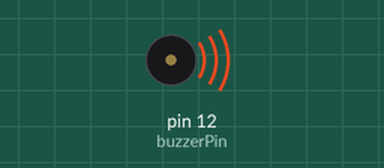
Recording of a sketch running on a simulated Arduino Uno, built with avr-gcc and run on an emulated ATmega328P. On the bench: buzzer (waves = sounding, pin HIGH).

Above: at 0.5 s.
Timing chart, 0 to 4.6 s (numbered marks = the images above):
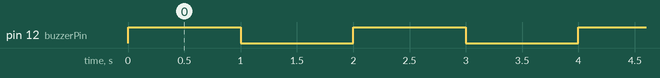

The sketch:

ArduinoBuzzerTest2.ino
```cpp
int buzzerPin = 12;

void setup() {
  pinMode(12,OUTPUT);

}

void loop() {
  digitalWrite(12,HIGH);
  delay(1000);
  digitalWrite(12,LOW);
  delay(1000);

}
```

Measured:
- by itself, pin 12 (buzzerPin): alternates HIGH for 1.0 s and LOW for 1.0 s
